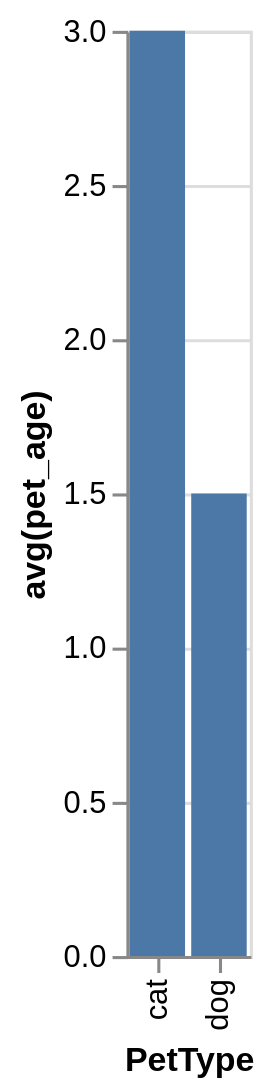

Vega-Lite specification for this chart:
### Vega-Lite specification from a JSON file in a GitHub repository (floating-point values rounded to 4 significant figures)
{"data": {"values": [{"x_data": "cat", "y_data": 3}, {"x_data": "dog", "y_data": 1.5}]}, "mark": "bar", "encoding": {"x": {"field": "x_data", "type": "nominal", "title": "PetType", "sort": "ascending"}, "y": {"field": "y_data", "type": "quantitative", "title": "avg(pet_age)"}}}
